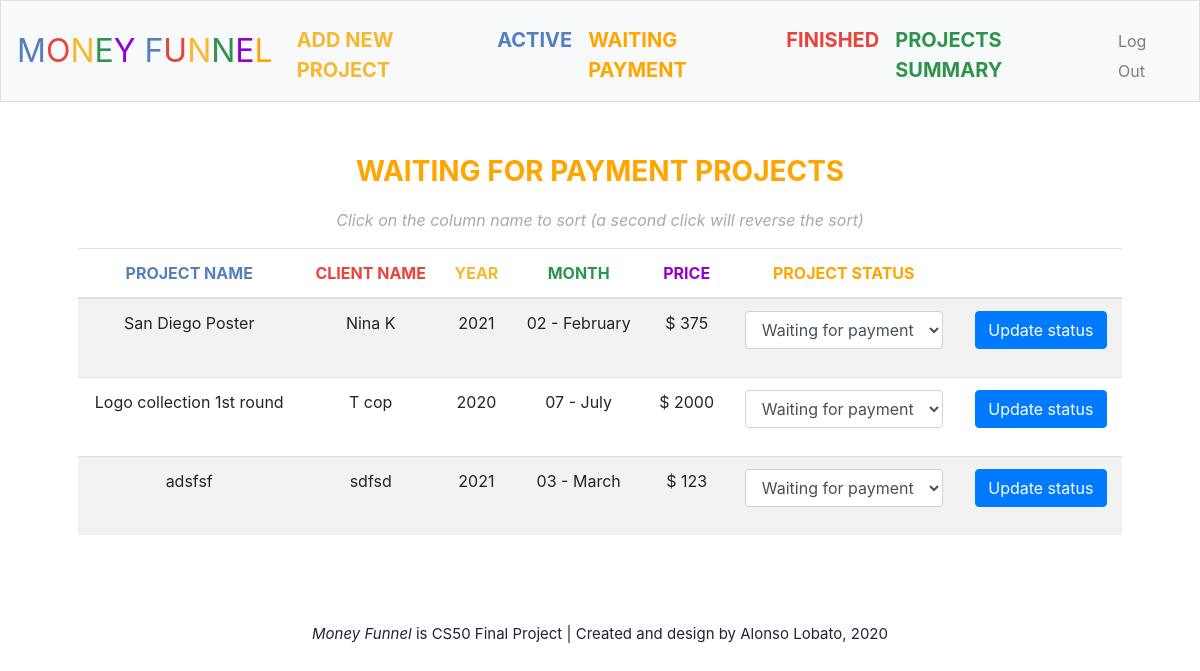
Screenshot of /waiting (signed in) with the database file from the repository.
### tables this page shows
CREATE TABLE "projects" ('projectId' INTEGER PRIMARY KEY AUTOINCREMENT, 'userId' INTEGER NOT NULL, 'projectName' TEXT NOT NULL, 'clientName' TEXT NOT NULL, 'year' NUMERIC NOT NULL, 'month' TEXT NOT NULL, 'status' TEXT NOT NULL, 'price' DECIMAL(6,2) NOT NULL, FOREIGN KEY(userId) REFERENCES users(id));

### application.py (the view, shortened to what this page needs)
@app.route("/waiting", methods = ["GET", "POST"])
@login_required
def waiting():
    if request.method == "GET":
        rows = db.execute("SELECT projectId, projectName, clientName, year, month, status, price \
                           FROM projects WHERE userId = :userId and status = 'Waiting for payment'",
                           userId = session["id"])
        projects = []
        for row in rows:
            projects.append({"ID":row["projectId"], "Project":row["projectName"], "Client":row["clientName"],
                             "Year":row["year"], "Month":row["month"], "Status":row["status"],
                             "Price":row["price"]})
        return render_template("waiting.html", projects = projects)

### application.py (called while the page is built)
@app.after_request
def after_request(response):
    response.headers["Cache-Control"] = "no-cache, no-store, must-revalidate"
    response.headers["Expires"] = 0
    response.headers["Pragma"] = "no-cache"
    return response

### helpers.py (called while the page is built)
def login_required(f):
    @wraps(f)
    def decorated_function(*args, **kwargs):
        if session.get("id") is None:
            return redirect("/login")
        return f(*args, **kwargs)
    return decorated_function

### templates/waiting.html (shortened to what this page needs)
{% extends "layout.html" %}
{% block main %}
    <p class="head_title" style="color:#ffa500">WAITING FOR PAYMENT PROJECTS</p>
    <p class="footnote">Click on the column name to sort (a second click will reverse the sort)</p>
    <table id="indextable" class="table table-striped">
        <thead>
            <tr>
                <th><a href="javascript:SortTable(0,'T');" style="color:#537fbe">PROJECT NAME</a></th>
                <th><a href="javascript:SortTable(1,'T');" style="color:#ea433b">CLIENT NAME</a></th>
                <th><a href="javascript:SortTable(2,'N');" style="color:#f5b82e">YEAR</a></th>
                <th><a href="javascript:SortTable(3,'N');" style="color:#2e944b">MONTH</a></th>
                <th><a href="javascript:SortTable(4,'N');" style="color:#9400D3">PRICE</a></th>
                <th><a href="javascript:SortTable(5,'T');" style="color:#ffa500">PROJECT STATUS</a></th>
                <th></th>
            </tr>
        </thead>
        <tbody>
            {% for project in projects %}
            <tr>
                <td>{{ project["Project"] }}</td>
                <td>{{ project["Client"] }}</td>
                <td>{{ project["Year"] }}</td>
                <td>{{ project["Month"] }}</td>
                <td>{{ project["Price"] }}</td>
                <form action="/waiting" method="post">
                    <td>
                        <div class="form-group">
                            <select class="form-control" name="status">
                                <option disabled="" selected="" value="">{{ project["Status"] }}</option>
                            </select>
                        </div>
                        <td>
                            <button class="btn btn-primary" type="submit">Update status</button>
                        </td>
                    </td>
                </form>
            </tr>
            {% endfor %}
        </tbody>
    </table>
    <br>
{% endblock %}

### static/styles.css (style rules this page uses)
main .form-control { display: inline-block; width: auto; }
.head_title { font-size: 28px; font-weight: bold; text-align: center; }
.footnote { color: #A9A9A9; font-size: 16px; font-style: italic; text-align: center; }

### rows the page displays
projects: Project "San Diego Poster", Client "Nina K", Year "2021", Month "02 - February", Price "$ 375", status "Waiting for payment"
projects: Project "Logo collection 1st round", Client "T cop", Year "2020", Month "07 - July", Price "$ 2000", status "Waiting for payment"
projects: Project "adsfsf", Client "sdfsd", Year "2021", Month "03 - March", Price "$ 123", status "Waiting for payment"
